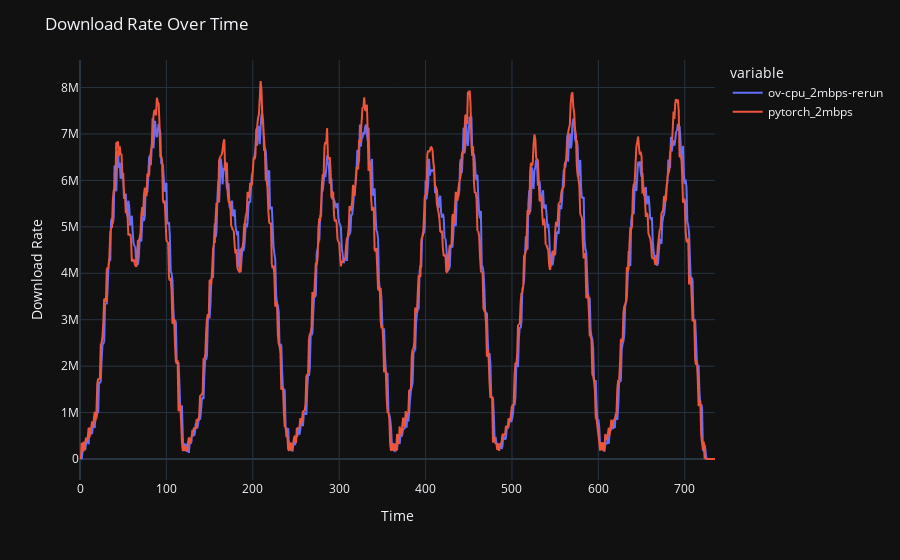

Here is the notebook cell this chart was saved with:
### Code cell
import os
import difflib
import pandas as pd
import plotly.express as px
from utils.header_cleaner import *

def calculate_yolo_input_rate(dataframe):
    cleaned_df = dataframe.copy()
    cleaned_df.sort_values(by="timestamp", inplace=True)
    target_word = 'kafka_server_brokertopicmetrics_bytesin_total yolo_input'
    closest_matches = difflib.get_close_matches(target_word, cleaned_df.columns, n=6, cutoff=0.05)
    cleaned_df['total_yolo_input'] = cleaned_df[closest_matches].sum(axis=1)
    ts = cleaned_df["timestamp"]
    interval = ts[1] - ts[0]
    cleaned_df['yolo_input_rate'] = cleaned_df['total_yolo_input'].diff() / interval
    new_df = pd.DataFrame()
    new_df.index = ts
    new_df['yolo_input_rate'] = cleaned_df['yolo_input_rate']
    return  cleaned_df['yolo_input_rate']

download_rate = {}

for key in prom_data_paths.keys():
    path = prom_data_paths[key] + "/" + "intermediate/full.feather"
    download_rate[key] = calculate_yolo_input_rate(read_feather_cached(path))
    # concatenated_df = pd.concat([clean_and_calculate_downloadrate(read_feather_cached(x)) for x in paths], axis=0)

yolo_input_df = pd.DataFrame.from_dict(download_rate)
# download_rate_df = pd.concat(download_rate.values(), axis=1)

fig_download_rate = px.line(yolo_input_df, x=yolo_input_df.index, y=yolo_input_df.columns)
fig_download_rate.update_layout(title='Download Rate Over Time', xaxis_title='Time', yaxis_title='Download Rate')
fig_download_rate.show()

### Figure 1 — Plotly figure (JSON) as saved in the notebook; plotly's stock layout.template omitted (floating-point values rounded to 4 significant figures; data arrays with more than 128 entries replaced by an {"elided": "..."} marker saying what was removed)
{"data": [{"hovertemplate": "variable=ov-cpu_2mbps-rerun<br>index=%{x}<br>value=%{y}<extra></extra>", "legendgroup": "ov-cpu_2mbps-rerun", "line": {"color": "#636efa", "dash": "solid"}, "marker": {"symbol": "circle"}, "mode": "lines", "name": "ov-cpu_2mbps-rerun", "showlegend": true, "x": {"elided": "736 int values"}, "xaxis": "x", "y": {"elided": "736 float values"}, "yaxis": "y", "type": "scattergl"}, {"hovertemplate": "variable=pytorch_2mbps<br>index=%{x}<br>value=%{y}<extra></extra>", "legendgroup": "pytorch_2mbps", "line": {"color": "#EF553B", "dash": "solid"}, "marker": {"symbol": "circle"}, "mode": "lines", "name": "pytorch_2mbps", "showlegend": true, "x": {"elided": "736 int values"}, "xaxis": "x", "y": {"elided": "736 float values"}, "yaxis": "y", "type": "scattergl"}], "layout": {"xaxis": {"anchor": "y", "domain": [0.0, 1.0], "title": {"text": "Time"}}, "yaxis": {"anchor": "x", "domain": [0.0, 1.0], "title": {"text": "Download Rate"}}, "legend": {"title": {"text": "variable"}, "tracegroupgap": 0}, "margin": {"t": 60}, "title": {"text": "Download Rate Over Time"}}}
